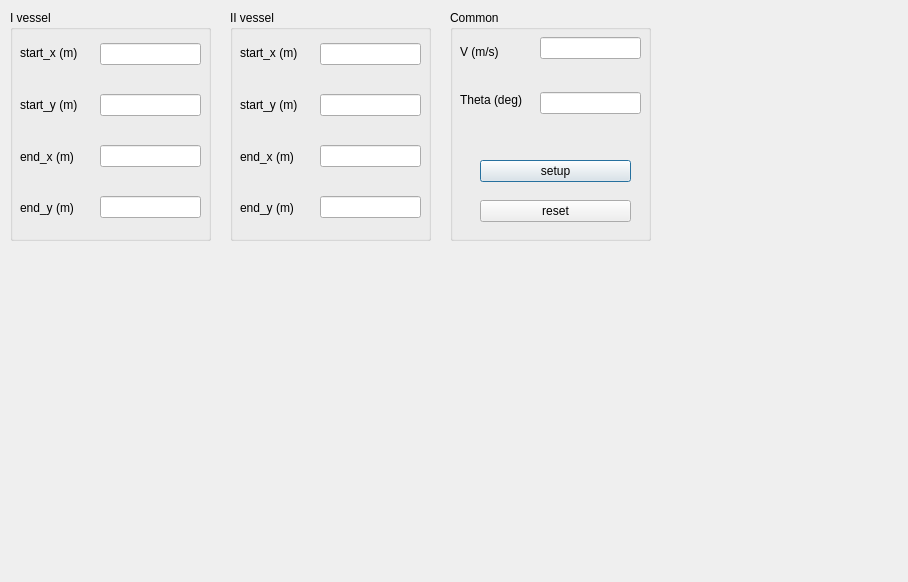
<?xml version="1.0" encoding="UTF-8"?>
<ui version="4.0">
 <class>DialogCooperation</class>
 <widget class="QDialog" name="DialogCooperation">
  <property name="geometry">
   <rect>
    <x>0</x>
    <y>0</y>
    <width>908</width>
    <height>582</height>
   </rect>
  </property>
  <property name="windowTitle">
   <string>Cooperation Control</string>
  </property>
  <widget class="QGroupBox" name="groupBox">
   <property name="geometry">
    <rect>
     <x>10</x>
     <y>10</y>
     <width>201</width>
     <height>231</height>
    </rect>
   </property>
   <property name="title">
    <string>I vessel</string>
   </property>
   <widget class="QWidget" name="layoutWidget">
    <property name="geometry">
     <rect>
      <x>90</x>
      <y>10</y>
      <width>101</width>
      <height>221</height>
     </rect>
    </property>
    <layout class="QVBoxLayout" name="verticalLayout">
     <item>
      <widget class="QLineEdit" name="LE_startxI"/>
     </item>
     <item>
      <widget class="QLineEdit" name="LE_startyI"/>
     </item>
     <item>
      <widget class="QLineEdit" name="LE_endxI"/>
     </item>
     <item>
      <widget class="QLineEdit" name="LE_endyI"/>
     </item>
    </layout>
   </widget>
   <widget class="QWidget" name="layoutWidget">
    <property name="geometry">
     <rect>
      <x>10</x>
      <y>20</y>
      <width>69</width>
      <height>201</height>
     </rect>
    </property>
    <layout class="QVBoxLayout" name="verticalLayout_2">
     <item>
      <widget class="QLabel" name="label">
       <property name="text">
        <string>start_x (m)</string>
       </property>
      </widget>
     </item>
     <item>
      <widget class="QLabel" name="label_2">
       <property name="text">
        <string>start_y (m)</string>
       </property>
      </widget>
     </item>
     <item>
      <widget class="QLabel" name="label_3">
       <property name="text">
        <string>end_x (m)</string>
       </property>
      </widget>
     </item>
     <item>
      <widget class="QLabel" name="label_4">
       <property name="text">
        <string>end_y (m)</string>
       </property>
      </widget>
     </item>
    </layout>
   </widget>
  </widget>
  <widget class="QGroupBox" name="groupBox_2">
   <property name="geometry">
    <rect>
     <x>230</x>
     <y>10</y>
     <width>201</width>
     <height>231</height>
    </rect>
   </property>
   <property name="title">
    <string>II vessel</string>
   </property>
   <widget class="QWidget" name="layoutWidget">
    <property name="geometry">
     <rect>
      <x>90</x>
      <y>10</y>
      <width>101</width>
      <height>221</height>
     </rect>
    </property>
    <layout class="QVBoxLayout" name="verticalLayout_3">
     <item>
      <widget class="QLineEdit" name="LE_startxII"/>
     </item>
     <item>
      <widget class="QLineEdit" name="LE_startyII"/>
     </item>
     <item>
      <widget class="QLineEdit" name="LE_endxII"/>
     </item>
     <item>
      <widget class="QLineEdit" name="LE_endyII"/>
     </item>
    </layout>
   </widget>
   <widget class="QWidget" name="layoutWidget_2">
    <property name="geometry">
     <rect>
      <x>10</x>
      <y>20</y>
      <width>69</width>
      <height>201</height>
     </rect>
    </property>
    <layout class="QVBoxLayout" name="verticalLayout_4">
     <item>
      <widget class="QLabel" name="label_5">
       <property name="text">
        <string>start_x (m)</string>
       </property>
      </widget>
     </item>
     <item>
      <widget class="QLabel" name="label_6">
       <property name="text">
        <string>start_y (m)</string>
       </property>
      </widget>
     </item>
     <item>
      <widget class="QLabel" name="label_7">
       <property name="text">
        <string>end_x (m)</string>
       </property>
      </widget>
     </item>
     <item>
      <widget class="QLabel" name="label_8">
       <property name="text">
        <string>end_y (m)</string>
       </property>
      </widget>
     </item>
    </layout>
   </widget>
  </widget>
  <widget class="QGroupBox" name="groupBox_3">
   <property name="geometry">
    <rect>
     <x>450</x>
     <y>10</y>
     <width>201</width>
     <height>231</height>
    </rect>
   </property>
   <property name="title">
    <string>Common</string>
   </property>
   <widget class="QPushButton" name="PB_setup">
    <property name="geometry">
     <rect>
      <x>30</x>
      <y>150</y>
      <width>151</width>
      <height>22</height>
     </rect>
    </property>
    <property name="text">
     <string>setup</string>
    </property>
   </widget>
   <widget class="QPushButton" name="PB_reset">
    <property name="geometry">
     <rect>
      <x>30</x>
      <y>190</y>
      <width>151</width>
      <height>22</height>
     </rect>
    </property>
    <property name="text">
     <string>reset</string>
    </property>
   </widget>
   <widget class="QWidget" name="layoutWidget">
    <property name="geometry">
     <rect>
      <x>90</x>
      <y>0</y>
      <width>101</width>
      <height>131</height>
     </rect>
    </property>
    <layout class="QVBoxLayout" name="verticalLayout_7">
     <item>
      <widget class="QLineEdit" name="LE_velocity"/>
     </item>
     <item>
      <widget class="QLineEdit" name="LE_theta"/>
     </item>
    </layout>
   </widget>
   <widget class="QWidget" name="layoutWidget">
    <property name="geometry">
     <rect>
      <x>10</x>
      <y>20</y>
      <width>76</width>
      <height>91</height>
     </rect>
    </property>
    <layout class="QVBoxLayout" name="verticalLayout_8">
     <item>
      <widget class="QLabel" name="label_9">
       <property name="text">
        <string>V (m/s)</string>
       </property>
      </widget>
     </item>
     <item>
      <widget class="QLabel" name="label_14">
       <property name="text">
        <string>Theta (deg)</string>
       </property>
      </widget>
     </item>
    </layout>
   </widget>
  </widget>
 </widget>
 <resources/>
 <connections/>
</ui>
